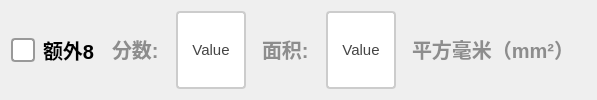
             <widget class="QWidget" name="widget_extra8" native="true">
              <layout class="QGridLayout" name="gridLayout_6">
               <item row="0" column="0">
                <layout class="QHBoxLayout" name="horizontalLayout_13" stretch="2,1,2,0,2,0">
                 <item>
                  <widget class="QCheckBox" name="ckb_extra8">
                   <property name="sizePolicy">
                    <sizepolicy hsizetype="Minimum" vsizetype="Minimum">
                     <horstretch>0</horstretch>
                     <verstretch>0</verstretch>
                    </sizepolicy>
                   </property>
                   <property name="styleSheet">
                    <string notr="true">QCheckBox {
    spacing: 8px;
    font-size: 20px;
    color: #333;
    font-weight: bold;        
    color:  rgb(0, 0, 0);       
}

/* 未选中状态 */
QCheckBox::indicator {
    width: 20px;
    height: 20px;
    border-radius: 4px; /* 方形，圆角可适当调整 */
    border: 2px solid #999;
    background: #ffffff;
}

/* 悬停效果 */
QCheckBox::indicator:hover {
    border: 2px solid #666;
}

/* 选中状态 */
QCheckBox::indicator:checked {
    border: 2px solid #2196F3;
    background-color: qradialgradient(
        cx:0.5, cy:0.5,
        radius:0.4,
        fx:0.5, fy:0.5,
        stop:0 #2196F3,
        stop:1 transparent
    );
}

/* 禁用状态 */
QCheckBox::indicator:disabled {
    border: 2px solid #ccc;
    background: #eee;
}

/* 选中时的文字颜色 */
QCheckBox:checked {
    color: #2196F3;
    font-weight: 500;
}

/* 点击动画效果 */
QCheckBox::indicator:pressed {
    border: 2px solid #1565C0;
    background-color: qradialgradient(
        cx:0.5, cy:0.5,
        radius:0.5,
        fx:0.5, fy:0.5,
        stop:0 #BBDEFB,
        stop:1 transparent
    );
}</string>
                   </property>
                   <property name="text">
                    <string>额外8</string>
                   </property>
                  </widget>
                 </item>
                 <item>
                  <widget class="QLabel" name="label_23">
                   <property name="styleSheet">
                    <string notr="true">QLabel {
       font-size: 20px;        
       font-weight: bold;        
       color:  rgb(141, 141, 141);       
       padding: 5px 5px;     
       border-bottom: 2px solid #cccccc; 
    }</string>
                   </property>
                   <property name="text">
                    <string>分数:</string>
                   </property>
                  </widget>
                 </item>
                 <item>
                  <widget class="QPushButton" name="btn_extra8score">
                   <property name="sizePolicy">
                    <sizepolicy hsizetype="Minimum" vsizetype="Minimum">
                     <horstretch>0</horstretch>
                     <verstretch>0</verstretch>
                    </sizepolicy>
                   </property>
                   <property name="maximumSize">
                    <size>
                     <width>100</width>
                     <height>100</height>
                    </size>
                   </property>
                   <property name="styleSheet">
                    <string notr="true">QPushButton {
    padding: 6px 14px;
    border: 2px solid #CCC;
    border-radius: 4px;
    background-color: white;
    color: #444;
    font-size: 15px; 
}

QPushButton:hover {
    border-color: #999;
    background-color: #F5F5F5;
}

QPushButton:pressed {
    border-color: #777;
    background-color: #EEE;
}</string>
                   </property>
                   <property name="text">
                    <string>Value</string>
                   </property>
                  </widget>
                 </item>
                 <item>
                  <widget class="QLabel" name="label_24">
                   <property name="styleSheet">
                    <string notr="true">QLabel {
       font-size: 20px;        
       font-weight: bold;        
       color:  rgb(141, 141, 141);       
       padding: 5px 5px;     
       border-bottom: 2px solid #cccccc; 
    }</string>
                   </property>
                   <property name="text">
                    <string>面积:</string>
                   </property>
                  </widget>
                 </item>
                 <item>
                  <widget class="QPushButton" name="btn_extra8area">
                   <property name="sizePolicy">
                    <sizepolicy hsizetype="Minimum" vsizetype="Minimum">
                     <horstretch>0</horstretch>
                     <verstretch>0</verstretch>
                    </sizepolicy>
                   </property>
                   <property name="maximumSize">
                    <size>
                     <width>100</width>
                     <height>100</height>
                    </size>
                   </property>
                   <property name="styleSheet">
                    <string notr="true">QPushButton {
    padding: 6px 14px;
    border: 2px solid #CCC;
    border-radius: 4px;
    background-color: white;
    color: #444;
    font-size: 15px; 
}

QPushButton:hover {
    border-color: #999;
    background-color: #F5F5F5;
}

QPushButton:pressed {
    border-color: #777;
    background-color: #EEE;
}</string>
                   </property>
                   <property name="text">
                    <string>Value</string>
                   </property>
                  </widget>
                 </item>
                 <item>
                  <widget class="QLabel" name="label_14">
                   <property name="styleSheet">
                    <string notr="true">QLabel {
       font-size: 20px;        
       font-weight: bold;        
       color:  rgb(141, 141, 141);       
       padding: 5px 5px;     
       border-bottom: 2px solid #cccccc; 
    }</string>
                   </property>
                   <property name="text">
                    <string>平方毫米（mm²）</string>
                   </property>
                  </widget>
                 </item>
                </layout>
               </item>
              </layout>
             </widget>
